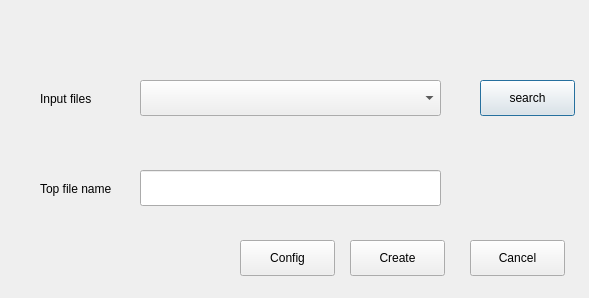
<?xml version="1.0" encoding="UTF-8"?>
<ui version="4.0">
 <class>Dialog</class>
 <widget class="QDialog" name="Dialog">
  <property name="geometry">
   <rect>
    <x>0</x>
    <y>0</y>
    <width>589</width>
    <height>298</height>
   </rect>
  </property>
  <property name="windowTitle">
   <string>Dialog</string>
  </property>
  <widget class="QLabel" name="label">
   <property name="geometry">
    <rect>
     <x>40</x>
     <y>90</y>
     <width>81</width>
     <height>17</height>
    </rect>
   </property>
   <property name="text">
    <string>Input files</string>
   </property>
  </widget>
  <widget class="QLabel" name="label_2">
   <property name="geometry">
    <rect>
     <x>40</x>
     <y>180</y>
     <width>91</width>
     <height>17</height>
    </rect>
   </property>
   <property name="text">
    <string>Top file name</string>
   </property>
  </widget>
  <widget class="QComboBox" name="comboBox_files">
   <property name="geometry">
    <rect>
     <x>140</x>
     <y>80</y>
     <width>301</width>
     <height>36</height>
    </rect>
   </property>
  </widget>
  <widget class="QLineEdit" name="lineEdit_name_file">
   <property name="geometry">
    <rect>
     <x>140</x>
     <y>170</y>
     <width>301</width>
     <height>36</height>
    </rect>
   </property>
  </widget>
  <widget class="QPushButton" name="pushButton_search">
   <property name="geometry">
    <rect>
     <x>480</x>
     <y>80</y>
     <width>95</width>
     <height>36</height>
    </rect>
   </property>
   <property name="text">
    <string>search</string>
   </property>
  </widget>
  <widget class="QPushButton" name="pushButton_cancel">
   <property name="geometry">
    <rect>
     <x>470</x>
     <y>240</y>
     <width>95</width>
     <height>36</height>
    </rect>
   </property>
   <property name="text">
    <string>Cancel</string>
   </property>
  </widget>
  <widget class="QPushButton" name="pushButton_create">
   <property name="geometry">
    <rect>
     <x>350</x>
     <y>240</y>
     <width>95</width>
     <height>36</height>
    </rect>
   </property>
   <property name="text">
    <string>Create</string>
   </property>
  </widget>
  <widget class="QPushButton" name="pushButton_config">
   <property name="geometry">
    <rect>
     <x>240</x>
     <y>240</y>
     <width>95</width>
     <height>36</height>
    </rect>
   </property>
   <property name="text">
    <string>Config</string>
   </property>
  </widget>
 </widget>
 <resources/>
 <connections/>
</ui>
